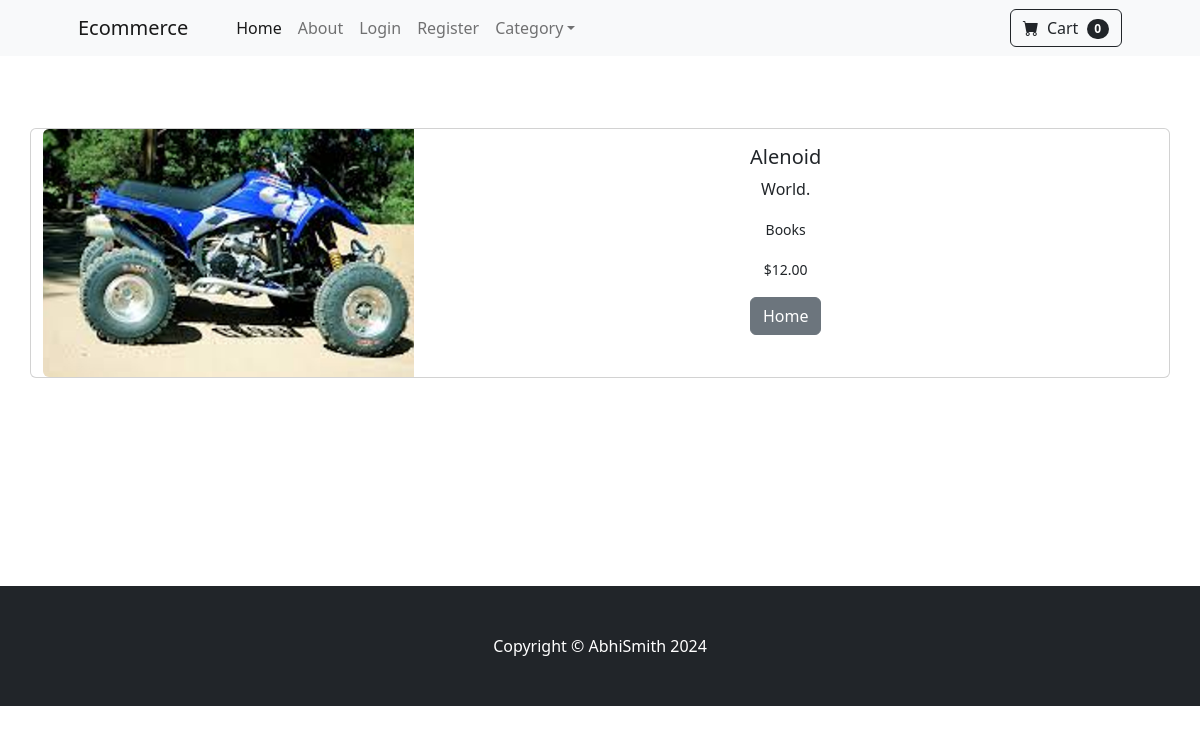
Before: /product/3 with the older database file.
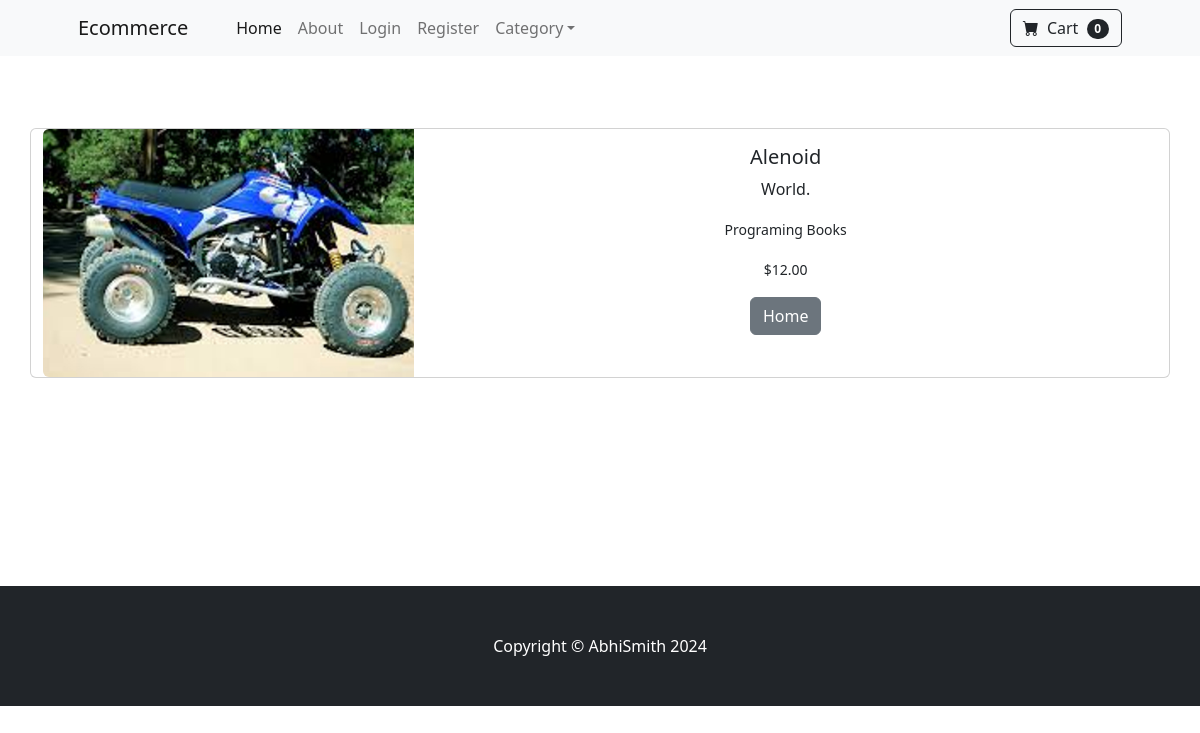
After: the same page with the newer database file.
### store/models.py (models this page shows, shortened)
class Product(models.Model):
    name = models.CharField(max_length=50)
    price = models.DecimalField(default=0, decimal_places=2, max_digits=6)
    category = models.ForeignKey(Category, on_delete=models.CASCADE, default=1)
    description = models.CharField(max_length=50, default='', blank=True, null=True)
    image = models.ImageField(upload_to='uploads/product/')
    is_sale = models.BooleanField(default=False)
    sale_price = models.DecimalField(default=0, decimal_places=2, max_digits=6)

class Category(models.Model):
    name = models.CharField(max_length=50)
    def __str__(self) -> str:
        return self.name
    class Meta:
        verbose_name_plural = 'categories'

### store/views.py (the view)
# urls.py: path('product/<int:pk>',  views.product, name='product'),
def product(request, pk):
    product = Product.objects.get(id=pk)
    return render(request, 'product.html', {'product':product})

### store/templates/product.html (shortened to what this page needs)
{%  extends 'base.html' %}
{% block content %}
<br/>
<br/>
<br/>
<div class="container">
    <div class="row">
            <div class="card mb-3" >
                <div class="row g-0">
                  <div class="col-md-4">
                    <img src="{{product.image.url}}" class="img-fluid rounded-start" alt="...">
                  </div>
                  <div class="col-md-8">
                    <div class="card-body">
                        <center>
                      <h5 class="card-title">{{ product.name }}</h5>
                      <p class="card-text">{{ product.description }}.</p>
                      <p class="card-text"><small class="text-body-secondary">{{ product.category }}</small></p>
                        {% if product.is_sale %}
                        <div class="d-flex justify-content-center small text-warning mb-2">
                            <div class="bi-star-fill"></div>
                            &nbsp;&nbsp;Sale!&nbsp;&nbsp;
                            <div class="bi-star-fill"></div>
                        </div>
                        <strike>${{ product.price }}</strike> ${{ product.sale_price }}
                        <br/>
                        {% else %}
                        <p class="card-text"><small class="text-body-secondary">${{ product.price }}</small></p>
                        {% endif %}
                      <a href="{% url 'home' %}" class="btn btn-secondary">Home</a>
                    </div>
                  </div>
                </div>
              </div>
    </div>
    <br/>
    <br/>
    <br/>
    <br/><br/><br/><br/><br/>
</div>
{%endblock%}

Changed rows visible on the page:
changed through a linked row, Product "Alenoid": category "Books" → "Programing Books"
